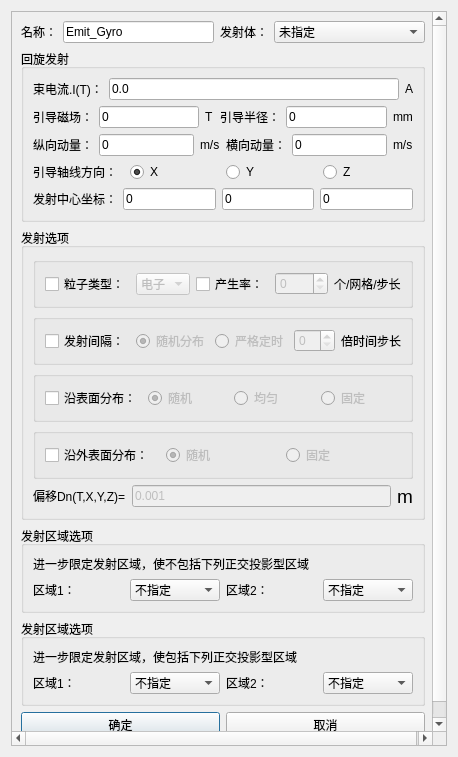
<?xml version="1.0" encoding="UTF-8"?>
<ui version="4.0">
 <class>Dialog_EmgDlg</class>
 <widget class="QDialog" name="Dialog_EmgDlg">
  <property name="windowModality">
   <enum>Qt::ApplicationModal</enum>
  </property>
  <property name="geometry">
   <rect>
    <x>0</x>
    <y>0</y>
    <width>458</width>
    <height>757</height>
   </rect>
  </property>
  <property name="minimumSize">
   <size>
    <width>0</width>
    <height>0</height>
   </size>
  </property>
  <property name="maximumSize">
   <size>
    <width>16777215</width>
    <height>16777215</height>
   </size>
  </property>
  <property name="windowTitle">
   <string>回旋发射</string>
  </property>
  <layout class="QGridLayout" name="gridLayout_10">
   <item row="0" column="0">
    <widget class="QScrollArea" name="scrollArea">
     <property name="widgetResizable">
      <bool>true</bool>
     </property>
     <widget class="QWidget" name="scrollAreaWidgetContents">
      <property name="geometry">
       <rect>
        <x>0</x>
        <y>0</y>
        <width>421</width>
        <height>757</height>
       </rect>
      </property>
      <layout class="QGridLayout" name="gridLayout_9">
       <item row="0" column="0">
        <layout class="QHBoxLayout" name="horizontalLayout_13">
         <item>
          <widget class="QLabel" name="Label_Name_2">
           <property name="sizePolicy">
            <sizepolicy hsizetype="Fixed" vsizetype="Preferred">
             <horstretch>0</horstretch>
             <verstretch>0</verstretch>
            </sizepolicy>
           </property>
           <property name="text">
            <string>名称：</string>
           </property>
          </widget>
         </item>
         <item>
          <widget class="QLineEdit" name="LineEdit_Name">
           <property name="sizePolicy">
            <sizepolicy hsizetype="Preferred" vsizetype="Fixed">
             <horstretch>0</horstretch>
             <verstretch>0</verstretch>
            </sizepolicy>
           </property>
           <property name="text">
            <string>Emit_Gyro</string>
           </property>
          </widget>
         </item>
         <item>
          <widget class="QLabel" name="Label_Shadow_2">
           <property name="sizePolicy">
            <sizepolicy hsizetype="Fixed" vsizetype="Preferred">
             <horstretch>0</horstretch>
             <verstretch>0</verstretch>
            </sizepolicy>
           </property>
           <property name="text">
            <string>发射体：</string>
           </property>
          </widget>
         </item>
         <item>
          <widget class="StyledComboBox" name="ComboBox_Shadow">
           <property name="enabled">
            <bool>true</bool>
           </property>
           <property name="sizePolicy">
            <sizepolicy hsizetype="Preferred" vsizetype="Fixed">
             <horstretch>0</horstretch>
             <verstretch>0</verstretch>
            </sizepolicy>
           </property>
           <property name="maximumSize">
            <size>
             <width>16777215</width>
             <height>16777215</height>
            </size>
           </property>
           <property name="sizeIncrement">
            <size>
             <width>1</width>
             <height>0</height>
            </size>
           </property>
           <property name="editable">
            <bool>false</bool>
           </property>
           <item>
            <property name="text">
             <string>未指定</string>
            </property>
           </item>
          </widget>
         </item>
        </layout>
       </item>
       <item row="1" column="0">
        <spacer name="verticalSpacer">
         <property name="orientation">
          <enum>Qt::Vertical</enum>
         </property>
         <property name="sizeHint" stdset="0">
          <size>
           <width>20</width>
           <height>40</height>
          </size>
         </property>
        </spacer>
       </item>
       <item row="2" column="0">
        <widget class="QGroupBox" name="groupBox">
         <property name="title">
          <string>回旋发射</string>
         </property>
         <layout class="QGridLayout" name="gridLayout_5">
          <item row="4" column="0">
           <spacer name="verticalSpacer_4">
            <property name="orientation">
             <enum>Qt::Vertical</enum>
            </property>
            <property name="sizeHint" stdset="0">
             <size>
              <width>20</width>
              <height>40</height>
             </size>
            </property>
           </spacer>
          </item>
          <item row="2" column="0">
           <spacer name="verticalSpacer_3">
            <property name="orientation">
             <enum>Qt::Vertical</enum>
            </property>
            <property name="sizeHint" stdset="0">
             <size>
              <width>20</width>
              <height>40</height>
             </size>
            </property>
           </spacer>
          </item>
          <item row="0" column="0">
           <spacer name="verticalSpacer_2">
            <property name="orientation">
             <enum>Qt::Vertical</enum>
            </property>
            <property name="sizeHint" stdset="0">
             <size>
              <width>20</width>
              <height>40</height>
             </size>
            </property>
           </spacer>
          </item>
          <item row="6" column="0">
           <spacer name="verticalSpacer_5">
            <property name="orientation">
             <enum>Qt::Vertical</enum>
            </property>
            <property name="sizeHint" stdset="0">
             <size>
              <width>20</width>
              <height>40</height>
             </size>
            </property>
           </spacer>
          </item>
          <item row="8" column="0">
           <spacer name="verticalSpacer_6">
            <property name="orientation">
             <enum>Qt::Vertical</enum>
            </property>
            <property name="sizeHint" stdset="0">
             <size>
              <width>20</width>
              <height>40</height>
             </size>
            </property>
           </spacer>
          </item>
          <item row="7" column="0">
           <layout class="QHBoxLayout" name="horizontalLayout_10">
            <item>
             <widget class="QLabel" name="label_26">
              <property name="text">
               <string>引导轴线方向：</string>
              </property>
             </widget>
            </item>
            <item>
             <widget class="QRadioButton" name="radioButton_AxiasX">
              <property name="text">
               <string>X</string>
              </property>
              <property name="checked">
               <bool>true</bool>
              </property>
             </widget>
            </item>
            <item>
             <widget class="QRadioButton" name="radioButton_AxiasY">
              <property name="text">
               <string>Y</string>
              </property>
             </widget>
            </item>
            <item>
             <widget class="QRadioButton" name="radioButton_AxiasZ">
              <property name="text">
               <string>Z</string>
              </property>
             </widget>
            </item>
           </layout>
          </item>
          <item row="9" column="0">
           <layout class="QHBoxLayout" name="horizontalLayout_12">
            <item>
             <widget class="QLabel" name="label_27">
              <property name="text">
               <string>发射中心坐标：</string>
              </property>
             </widget>
            </item>
            <item>
             <widget class="QLineEdit" name="LineEdit_LaunchX">
              <property name="enabled">
               <bool>true</bool>
              </property>
              <property name="text">
               <string>0</string>
              </property>
             </widget>
            </item>
            <item>
             <widget class="QLineEdit" name="LineEdit_LaunchY">
              <property name="text">
               <string>0</string>
              </property>
             </widget>
            </item>
            <item>
             <widget class="QLineEdit" name="LineEdit_LaunchZ">
              <property name="text">
               <string>0</string>
              </property>
             </widget>
            </item>
           </layout>
          </item>
          <item row="1" column="0">
           <layout class="QHBoxLayout" name="horizontalLayout_11">
            <item>
             <widget class="QLabel" name="label_21">
              <property name="text">
               <string>束电流.I(T)：</string>
              </property>
             </widget>
            </item>
            <item>
             <widget class="QLineEdit" name="LineEdit_IT">
              <property name="enabled">
               <bool>true</bool>
              </property>
              <property name="text">
               <string>0.0</string>
              </property>
             </widget>
            </item>
            <item>
             <widget class="QLabel" name="label_22">
              <property name="text">
               <string>&lt;html&gt;&lt;head/&gt;&lt;body&gt;&lt;p&gt;A&lt;/p&gt;&lt;/body&gt;&lt;/html&gt;</string>
              </property>
             </widget>
            </item>
           </layout>
          </item>
          <item row="3" column="0">
           <layout class="QHBoxLayout" name="horizontalLayout_7">
            <item>
             <widget class="QLabel" name="label_12">
              <property name="text">
               <string>引导磁场：</string>
              </property>
             </widget>
            </item>
            <item>
             <widget class="QLineEdit" name="LineEdit_magnetic">
              <property name="enabled">
               <bool>true</bool>
              </property>
              <property name="text">
               <string>0</string>
              </property>
             </widget>
            </item>
            <item>
             <widget class="QLabel" name="label_4">
              <property name="text">
               <string>&lt;html&gt;&lt;head/&gt;&lt;body&gt;&lt;p&gt;T&lt;/p&gt;&lt;/body&gt;&lt;/html&gt;</string>
              </property>
             </widget>
            </item>
            <item>
             <widget class="QLabel" name="label_13">
              <property name="text">
               <string>引导半径：</string>
              </property>
             </widget>
            </item>
            <item>
             <widget class="QLineEdit" name="LineEdit_radius">
              <property name="text">
               <string>0</string>
              </property>
             </widget>
            </item>
            <item>
             <widget class="QLabel" name="label_14">
              <property name="text">
               <string>&lt;html&gt;&lt;head/&gt;&lt;body&gt;&lt;p&gt;mm&lt;/p&gt;&lt;/body&gt;&lt;/html&gt;</string>
              </property>
             </widget>
            </item>
           </layout>
          </item>
          <item row="5" column="0">
           <layout class="QHBoxLayout" name="horizontalLayout_9">
            <item>
             <widget class="QLabel" name="label_23">
              <property name="text">
               <string>纵向动量：</string>
              </property>
             </widget>
            </item>
            <item>
             <widget class="QLineEdit" name="LineEdit_VerticalMomentum">
              <property name="enabled">
               <bool>true</bool>
              </property>
              <property name="text">
               <string>0</string>
              </property>
             </widget>
            </item>
            <item>
             <widget class="QLabel" name="label_10">
              <property name="text">
               <string>&lt;html&gt;&lt;head/&gt;&lt;body&gt;&lt;p&gt;m/s&lt;/p&gt;&lt;/body&gt;&lt;/html&gt;</string>
              </property>
             </widget>
            </item>
            <item>
             <widget class="QLabel" name="label_24">
              <property name="text">
               <string>横向动量：</string>
              </property>
             </widget>
            </item>
            <item>
             <widget class="QLineEdit" name="LineEdit_HorizontalMomentum">
              <property name="text">
               <string>0</string>
              </property>
             </widget>
            </item>
            <item>
             <widget class="QLabel" name="label_25">
              <property name="text">
               <string>&lt;html&gt;&lt;head/&gt;&lt;body&gt;&lt;p&gt;m/s&lt;/p&gt;&lt;/body&gt;&lt;/html&gt;</string>
              </property>
             </widget>
            </item>
           </layout>
          </item>
          <item row="10" column="0">
           <spacer name="verticalSpacer_7">
            <property name="orientation">
             <enum>Qt::Vertical</enum>
            </property>
            <property name="sizeHint" stdset="0">
             <size>
              <width>20</width>
              <height>40</height>
             </size>
            </property>
           </spacer>
          </item>
         </layout>
        </widget>
       </item>
       <item row="3" column="0">
        <widget class="QGroupBox" name="groupBox_2">
         <property name="title">
          <string>发射选项</string>
         </property>
         <layout class="QGridLayout" name="gridLayout_4">
          <item row="4" column="0">
           <layout class="QHBoxLayout" name="horizontalLayout_3">
            <item>
             <widget class="QGroupBox" name="groupBox_6">
              <property name="title">
               <string/>
              </property>
              <property name="flat">
               <bool>true</bool>
              </property>
              <layout class="QGridLayout" name="gridLayout_6">
               <item row="0" column="0">
                <widget class="QCheckBox" name="checkBox_surface">
                 <property name="text">
                  <string>沿表面分布：</string>
                 </property>
                </widget>
               </item>
               <item row="0" column="1">
                <widget class="QRadioButton" name="radioButton_randomm">
                 <property name="enabled">
                  <bool>false</bool>
                 </property>
                 <property name="text">
                  <string>随机</string>
                 </property>
                 <property name="checked">
                  <bool>true</bool>
                 </property>
                </widget>
               </item>
               <item row="0" column="2">
                <widget class="QRadioButton" name="radioButton_uniform">
                 <property name="enabled">
                  <bool>false</bool>
                 </property>
                 <property name="text">
                  <string>均匀</string>
                 </property>
                </widget>
               </item>
               <item row="0" column="3">
                <widget class="QRadioButton" name="radioButton_fixed">
                 <property name="enabled">
                  <bool>false</bool>
                 </property>
                 <property name="text">
                  <string>固定</string>
                 </property>
                </widget>
               </item>
              </layout>
             </widget>
            </item>
           </layout>
          </item>
          <item row="3" column="0">
           <spacer name="verticalSpacer_8">
            <property name="orientation">
             <enum>Qt::Vertical</enum>
            </property>
            <property name="sizeHint" stdset="0">
             <size>
              <width>20</width>
              <height>40</height>
             </size>
            </property>
           </spacer>
          </item>
          <item row="1" column="0">
           <spacer name="verticalSpacer_9">
            <property name="orientation">
             <enum>Qt::Vertical</enum>
            </property>
            <property name="sizeHint" stdset="0">
             <size>
              <width>20</width>
              <height>40</height>
             </size>
            </property>
           </spacer>
          </item>
          <item row="2" column="0">
           <layout class="QHBoxLayout" name="horizontalLayout_2">
            <item>
             <widget class="QGroupBox" name="groupBox_7">
              <property name="title">
               <string/>
              </property>
              <property name="flat">
               <bool>true</bool>
              </property>
              <layout class="QGridLayout" name="gridLayout_7">
               <item row="0" column="2">
                <widget class="QRadioButton" name="radioButton_strictTiming">
                 <property name="enabled">
                  <bool>false</bool>
                 </property>
                 <property name="text">
                  <string>严格定时</string>
                 </property>
                </widget>
               </item>
               <item row="0" column="3">
                <widget class="QSpinBox" name="spinBox_timesStep">
                 <property name="enabled">
                  <bool>false</bool>
                 </property>
                </widget>
               </item>
               <item row="0" column="1">
                <widget class="QRadioButton" name="radioButton_random">
                 <property name="enabled">
                  <bool>false</bool>
                 </property>
                 <property name="text">
                  <string>随机分布</string>
                 </property>
                 <property name="checked">
                  <bool>true</bool>
                 </property>
                </widget>
               </item>
               <item row="0" column="0">
                <widget class="QCheckBox" name="checkBox_transmittingInterval">
                 <property name="text">
                  <string>发射间隔：</string>
                 </property>
                </widget>
               </item>
               <item row="0" column="4">
                <widget class="QLabel" name="label_9">
                 <property name="text">
                  <string>倍时间步长</string>
                 </property>
                </widget>
               </item>
              </layout>
             </widget>
            </item>
           </layout>
          </item>
          <item row="8" column="0">
           <layout class="QHBoxLayout" name="horizontalLayout_5">
            <item>
             <widget class="QLabel" name="label_5">
              <property name="text">
               <string>&lt;html&gt;&lt;head/&gt;&lt;body&gt;&lt;p&gt;偏移Dn(T,X,Y,Z)=&lt;/p&gt;&lt;/body&gt;&lt;/html&gt;</string>
              </property>
             </widget>
            </item>
            <item>
             <widget class="QLineEdit" name="LineEdit_Dn">
              <property name="enabled">
               <bool>false</bool>
              </property>
              <property name="text">
               <string>0.001</string>
              </property>
             </widget>
            </item>
            <item>
             <widget class="QLabel" name="label_8">
              <property name="text">
               <string>&lt;html&gt;&lt;head/&gt;&lt;body&gt;&lt;p&gt;&lt;span style=&quot; font-size:14pt;&quot;&gt;m&lt;/span&gt;&lt;/p&gt;&lt;/body&gt;&lt;/html&gt;</string>
              </property>
             </widget>
            </item>
           </layout>
          </item>
          <item row="6" column="0">
           <layout class="QHBoxLayout" name="horizontalLayout_4">
            <item>
             <widget class="QGroupBox" name="groupBox_5">
              <property name="title">
               <string/>
              </property>
              <property name="flat">
               <bool>true</bool>
              </property>
              <layout class="QGridLayout" name="gridLayout">
               <item row="0" column="1">
                <widget class="QRadioButton" name="radioButton_randommm">
                 <property name="enabled">
                  <bool>false</bool>
                 </property>
                 <property name="text">
                  <string>随机</string>
                 </property>
                 <property name="checked">
                  <bool>true</bool>
                 </property>
                </widget>
               </item>
               <item row="0" column="2">
                <widget class="QRadioButton" name="radioButton_alongOutsideFixed">
                 <property name="enabled">
                  <bool>false</bool>
                 </property>
                 <property name="text">
                  <string>固定</string>
                 </property>
                </widget>
               </item>
               <item row="0" column="0">
                <widget class="QCheckBox" name="checkBox_outSurface">
                 <property name="text">
                  <string>沿外表面分布：</string>
                 </property>
                </widget>
               </item>
              </layout>
             </widget>
            </item>
           </layout>
          </item>
          <item row="0" column="0">
           <layout class="QHBoxLayout" name="horizontalLayout_8">
            <item>
             <widget class="QGroupBox" name="groupBox_8">
              <property name="title">
               <string/>
              </property>
              <property name="flat">
               <bool>true</bool>
              </property>
              <layout class="QGridLayout" name="gridLayout_8">
               <item row="0" column="3">
                <widget class="QSpinBox" name="spinBox_generationRate">
                 <property name="enabled">
                  <bool>false</bool>
                 </property>
                </widget>
               </item>
               <item row="0" column="1">
                <widget class="StyledComboBox" name="ComboBox_particleType">
                 <property name="enabled">
                  <bool>false</bool>
                 </property>
                 <item>
                  <property name="text">
                   <string>电子</string>
                  </property>
                 </item>
                 <item>
                  <property name="text">
                   <string>质子</string>
                  </property>
                 </item>
                </widget>
               </item>
               <item row="0" column="2">
                <widget class="QCheckBox" name="checkBox_generationRate">
                 <property name="text">
                  <string>产生率：</string>
                 </property>
                </widget>
               </item>
               <item row="0" column="0">
                <widget class="QCheckBox" name="checkBox_particleType">
                 <property name="text">
                  <string>粒子类型：</string>
                 </property>
                </widget>
               </item>
               <item row="0" column="4">
                <widget class="QLabel" name="label_7">
                 <property name="text">
                  <string>个/网格/步长</string>
                 </property>
                </widget>
               </item>
              </layout>
             </widget>
            </item>
           </layout>
          </item>
          <item row="5" column="0">
           <spacer name="verticalSpacer_10">
            <property name="orientation">
             <enum>Qt::Vertical</enum>
            </property>
            <property name="sizeHint" stdset="0">
             <size>
              <width>20</width>
              <height>40</height>
             </size>
            </property>
           </spacer>
          </item>
          <item row="7" column="0">
           <spacer name="verticalSpacer_11">
            <property name="orientation">
             <enum>Qt::Vertical</enum>
            </property>
            <property name="sizeHint" stdset="0">
             <size>
              <width>20</width>
              <height>40</height>
             </size>
            </property>
           </spacer>
          </item>
         </layout>
        </widget>
       </item>
       <item row="4" column="0">
        <widget class="QGroupBox" name="groupBox_3">
         <property name="title">
          <string>发射区域选项</string>
         </property>
         <layout class="QGridLayout" name="gridLayout_3">
          <item row="0" column="0">
           <spacer name="verticalSpacer_14">
            <property name="orientation">
             <enum>Qt::Vertical</enum>
            </property>
            <property name="sizeHint" stdset="0">
             <size>
              <width>20</width>
              <height>40</height>
             </size>
            </property>
           </spacer>
          </item>
          <item row="2" column="0">
           <spacer name="verticalSpacer_15">
            <property name="orientation">
             <enum>Qt::Vertical</enum>
            </property>
            <property name="sizeHint" stdset="0">
             <size>
              <width>20</width>
              <height>40</height>
             </size>
            </property>
           </spacer>
          </item>
          <item row="3" column="0">
           <layout class="QHBoxLayout" name="horizontalLayout_15">
            <item>
             <widget class="QLabel" name="label_17">
              <property name="text">
               <string>区域1：</string>
              </property>
             </widget>
            </item>
            <item>
             <widget class="StyledComboBox" name="ComboBox_notInclued">
              <item>
               <property name="text">
                <string>不指定</string>
               </property>
              </item>
             </widget>
            </item>
            <item>
             <widget class="QLabel" name="label_15">
              <property name="text">
               <string>区域2：</string>
              </property>
             </widget>
            </item>
            <item>
             <widget class="StyledComboBox" name="ComboBox_notIncludedd">
              <item>
               <property name="text">
                <string>不指定</string>
               </property>
              </item>
             </widget>
            </item>
           </layout>
          </item>
          <item row="1" column="0">
           <layout class="QHBoxLayout" name="horizontalLayout_14">
            <item>
             <widget class="QLabel" name="label_16">
              <property name="text">
               <string>&lt;html&gt;&lt;head/&gt;&lt;body&gt;&lt;p&gt;进一步限定发射区域，使不包括下列正交投影型区域&lt;/p&gt;&lt;/body&gt;&lt;/html&gt;</string>
              </property>
             </widget>
            </item>
           </layout>
          </item>
          <item row="4" column="0">
           <spacer name="verticalSpacer_16">
            <property name="orientation">
             <enum>Qt::Vertical</enum>
            </property>
            <property name="sizeHint" stdset="0">
             <size>
              <width>20</width>
              <height>40</height>
             </size>
            </property>
           </spacer>
          </item>
         </layout>
        </widget>
       </item>
       <item row="5" column="0">
        <widget class="QGroupBox" name="groupBox_4">
         <property name="title">
          <string>发射区域选项</string>
         </property>
         <layout class="QGridLayout" name="gridLayout_2">
          <item row="2" column="0">
           <spacer name="verticalSpacer_18">
            <property name="orientation">
             <enum>Qt::Vertical</enum>
            </property>
            <property name="sizeHint" stdset="0">
             <size>
              <width>20</width>
              <height>40</height>
             </size>
            </property>
           </spacer>
          </item>
          <item row="0" column="0">
           <spacer name="verticalSpacer_17">
            <property name="orientation">
             <enum>Qt::Vertical</enum>
            </property>
            <property name="sizeHint" stdset="0">
             <size>
              <width>20</width>
              <height>40</height>
             </size>
            </property>
           </spacer>
          </item>
          <item row="1" column="0">
           <layout class="QHBoxLayout" name="horizontalLayout_16">
            <item>
             <widget class="QLabel" name="label_18">
              <property name="text">
               <string>&lt;html&gt;&lt;head/&gt;&lt;body&gt;&lt;p&gt;进一步限定发射区域，使包括下列正交投影型区域&lt;/p&gt;&lt;/body&gt;&lt;/html&gt;</string>
              </property>
             </widget>
            </item>
           </layout>
          </item>
          <item row="3" column="0">
           <layout class="QHBoxLayout" name="horizontalLayout_17">
            <item>
             <widget class="QLabel" name="label_19">
              <property name="text">
               <string>区域1：</string>
              </property>
             </widget>
            </item>
            <item>
             <widget class="StyledComboBox" name="ComboBox_included">
              <item>
               <property name="text">
                <string>不指定</string>
               </property>
              </item>
             </widget>
            </item>
            <item>
             <widget class="QLabel" name="label_20">
              <property name="text">
               <string>区域2：</string>
              </property>
             </widget>
            </item>
            <item>
             <widget class="StyledComboBox" name="ComboBox_includedd">
              <item>
               <property name="text">
                <string>不指定</string>
               </property>
              </item>
             </widget>
            </item>
           </layout>
          </item>
          <item row="4" column="0">
           <spacer name="verticalSpacer_19">
            <property name="orientation">
             <enum>Qt::Vertical</enum>
            </property>
            <property name="sizeHint" stdset="0">
             <size>
              <width>20</width>
              <height>40</height>
             </size>
            </property>
           </spacer>
          </item>
         </layout>
        </widget>
       </item>
       <item row="6" column="0">
        <spacer name="verticalSpacer_20">
         <property name="orientation">
          <enum>Qt::Vertical</enum>
         </property>
         <property name="sizeHint" stdset="0">
          <size>
           <width>20</width>
           <height>40</height>
          </size>
         </property>
        </spacer>
       </item>
       <item row="7" column="0">
        <layout class="QHBoxLayout" name="horizontalLayout_18">
         <item>
          <widget class="QPushButton" name="pushButton_ok">
           <property name="text">
            <string>确定</string>
           </property>
          </widget>
         </item>
         <item>
          <widget class="QPushButton" name="pushButton">
           <property name="text">
            <string>取消</string>
           </property>
          </widget>
         </item>
        </layout>
       </item>
      </layout>
     </widget>
    </widget>
   </item>
  </layout>
 </widget>
 <customwidgets>
  <customwidget>
   <class>StyledComboBox</class>
   <extends>QComboBox</extends>
   <header>StyledComboBox.h</header>
  </customwidget>
 </customwidgets>
 <resources/>
 <connections/>
</ui>
